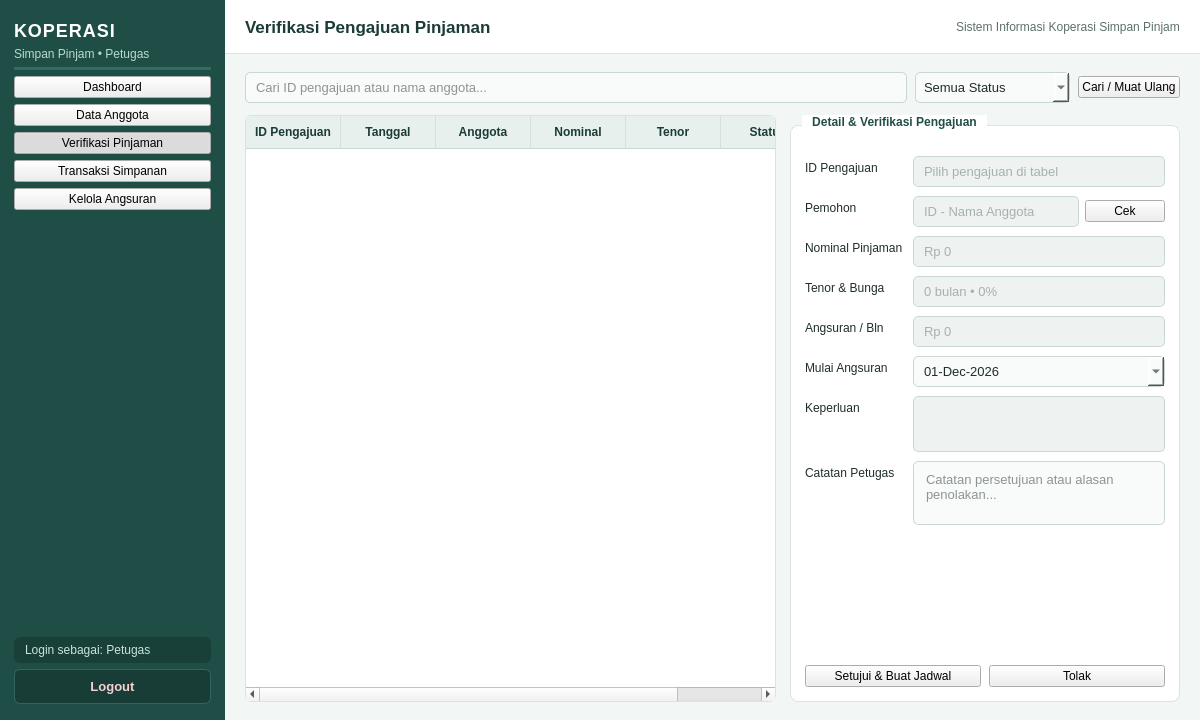
<?xml version="1.0" encoding="UTF-8"?>
<ui version="4.0">
 <class>PetugasVerifikasiPinjamanWindow</class>
 <widget class="QMainWindow" name="PetugasVerifikasiPinjamanWindow">
  <property name="geometry">
   <rect>
    <x>0</x>
    <y>0</y>
    <width>1200</width>
    <height>720</height>
   </rect>
  </property>
  <property name="minimumSize">
   <size>
    <width>1024</width>
    <height>640</height>
   </size>
  </property>
  <property name="windowTitle">
   <string>Sistem Informasi Koperasi Simpan Pinjam - Verifikasi Pinjaman</string>
  </property>
  <property name="styleSheet">
   <string notr="true">QMainWindow, QWidget#centralwidget {
    background-color: #F2F6F5;
    font-family: "Segoe UI", "Helvetica Neue", Arial, sans-serif;
    color: #1E2D2B;
    font-size: 13px;
}

/* Sidebar */
QFrame#frameSidebar {
    background-color: #1F4E46;
    border: none;
}

QLabel#lblAppTitle {
    color: #FFFFFF;
    font-size: 18px;
    font-weight: bold;
    letter-spacing: 1px;
}

QLabel#lblAppSubtitle {
    color: #B8DAD2;
    font-size: 12px;
}

QLabel#lblUserInfo {
    color: #CBE2DC;
    font-size: 12px;
    padding: 6px 8px;
    background-color: #193F39;
    border-radius: 6px;
}

QPushButton[navButton="true"] {
    background-color: transparent;
    color: #E2F0EC;
    border: none;
    border-radius: 6px;
    text-align: left;
    padding: 10px 14px;
    font-size: 13px;
    font-weight: 500;
}

QPushButton[navButton="true"]:hover {
    background-color: #296359;
    color: #FFFFFF;
}

QPushButton[navButton="true"]:checked {
    background-color: #2E7D6F;
    color: #FFFFFF;
    font-weight: bold;
    border-left: 4px solid #A7E3D4;
}

QPushButton#btnLogout {
    background-color: #183D37;
    color: #F5D0D0;
    border: 1px solid #30665D;
    border-radius: 6px;
    padding: 9px 14px;
    font-size: 13px;
    font-weight: bold;
}

QPushButton#btnLogout:hover {
    background-color: #991B1B;
    color: #FFFFFF;
    border-color: #991B1B;
}

/* Header Bar */
QFrame#frameHeader {
    background-color: #FFFFFF;
    border-bottom: 1px solid #D9E4E1;
}

QLabel#lblPageTitle {
    color: #1B3B36;
    font-size: 17px;
    font-weight: bold;
}

QLabel#lblHeaderInfo {
    color: #5C706C;
    font-size: 12px;
}

/* Cards &amp; GroupBoxes */
QFrame[statCard="true"] {
    background-color: #FFFFFF;
    border: 1px solid #D9E4E1;
    border-top: 3px solid #266D61;
    border-radius: 8px;
}

QLabel[statTitle="true"] {
    color: #5C706C;
    font-size: 12px;
    font-weight: bold;
}

QLabel[statValue="true"] {
    color: #1B3B36;
    font-size: 20px;
    font-weight: bold;
}

QGroupBox {
    background-color: #FFFFFF;
    border: 1px solid #D9E4E1;
    border-radius: 8px;
    margin-top: 10px;
    padding-top: 14px;
    font-weight: bold;
    color: #1B3B36;
}

QGroupBox::title {
    subcontrol-origin: margin;
    left: 12px;
    padding: 0 6px;
    background-color: #FFFFFF;
    color: #1F4E46;
}

QLabel {
    color: #1E2D2B;
}

/* Inputs */
QLineEdit, QComboBox, QDateEdit, QSpinBox, QDoubleSpinBox, QPlainTextEdit {
    background-color: #F9FBFA;
    border: 1px solid #C8D7D3;
    border-radius: 5px;
    padding: 6px 8px;
    color: #1E2D2B;
    font-size: 13px;
}

QLineEdit:focus, QComboBox:focus, QDateEdit:focus, QSpinBox:focus, QDoubleSpinBox:focus, QPlainTextEdit:focus {
    border: 1px solid #2A7B6F;
    background-color: #FFFFFF;
}

QLineEdit:read-only, QPlainTextEdit:read-only {
    background-color: #EEF3F1;
    color: #5C706C;
}

/* Tables */
QTableWidget {
    background-color: #FFFFFF;
    alternate-background-color: #F6FAF8;
    border: 1px solid #D9E4E1;
    border-radius: 6px;
    gridline-color: #E6EEEC;
    selection-background-color: #D2EBE5;
    selection-color: #14332E;
}

QHeaderView::section {
    background-color: #E7F0ED;
    color: #1B3B36;
    padding: 7px 8px;
    border: none;
    border-right: 1px solid #D3E0DC;
    border-bottom: 1px solid #C8D7D3;
    font-weight: bold;
    font-size: 12px;
}

/* Action Buttons */
QPushButton[btnType="primary"] {
    background-color: #266D61;
    color: #FFFFFF;
    border: none;
    border-radius: 5px;
    padding: 7px 14px;
    font-weight: bold;
}

QPushButton[btnType="primary"]:hover {
    background-color: #1F5B51;
}

QPushButton[btnType="secondary"] {
    background-color: #2A6F8E;
    color: #FFFFFF;
    border: none;
    border-radius: 5px;
    padding: 7px 14px;
    font-weight: bold;
}

QPushButton[btnType="secondary"]:hover {
    background-color: #215973;
}

QPushButton[btnType="danger"] {
    background-color: #C24141;
    color: #FFFFFF;
    border: none;
    border-radius: 5px;
    padding: 7px 14px;
    font-weight: bold;
}

QPushButton[btnType="danger"]:hover {
    background-color: #9E3030;
}

QPushButton[btnType="neutral"] {
    background-color: #EDF3F1;
    color: #2B423E;
    border: 1px solid #C8D7D3;
    border-radius: 5px;
    padding: 7px 14px;
}

QPushButton[btnType="neutral"]:hover {
    background-color: #DFEAE6;
}</string>
  </property>
  <widget class="QWidget" name="centralwidget">
   <layout class="QHBoxLayout" name="layoutRoot">
    <property name="spacing">
     <number>0</number>
    </property>
    <property name="leftMargin">
     <number>0</number>
    </property>
    <property name="topMargin">
     <number>0</number>
    </property>
    <property name="rightMargin">
     <number>0</number>
    </property>
    <property name="bottomMargin">
     <number>0</number>
    </property>
    <item>
     <widget class="QFrame" name="frameSidebar">
      <property name="minimumSize">
       <size>
        <width>225</width>
        <height>0</height>
       </size>
      </property>
      <property name="maximumSize">
       <size>
        <width>225</width>
        <height>16777215</height>
       </size>
      </property>
      <property name="frameShape">
       <enum>QFrame::NoFrame</enum>
      </property>
      <layout class="QVBoxLayout" name="layoutSidebar">
       <property name="spacing">
        <number>6</number>
       </property>
       <property name="leftMargin">
        <number>14</number>
       </property>
       <property name="topMargin">
        <number>20</number>
       </property>
       <property name="rightMargin">
        <number>14</number>
       </property>
       <property name="bottomMargin">
        <number>16</number>
       </property>
       <item>
        <widget class="QLabel" name="lblAppTitle">
         <property name="text">
          <string>KOPERASI</string>
         </property>
        </widget>
       </item>
       <item>
        <widget class="QLabel" name="lblAppSubtitle">
         <property name="text">
          <string>Simpan Pinjam • Petugas</string>
         </property>
        </widget>
       </item>
       <item>
        <widget class="Line" name="lineSidebarTop">
         <property name="styleSheet">
          <string notr="true">background-color: #346B61; max-height: 1px; border: none; margin-top: 6px; margin-bottom: 8px;</string>
         </property>
         <property name="orientation">
          <enum>Qt::Horizontal</enum>
         </property>
        </widget>
       </item>
       <item>
        <widget class="QPushButton" name="btnNavDashboard">
         <property name="text">
          <string>Dashboard</string>
         </property>
         <property name="checkable">
          <bool>true</bool>
         </property>
         <property name="autoExclusive">
          <bool>true</bool>
         </property>
         <property name="navButton" stdset="0">
          <bool>true</bool>
         </property>
        </widget>
       </item>
       <item>
        <widget class="QPushButton" name="btnNavAnggota">
         <property name="text">
          <string>Data Anggota</string>
         </property>
         <property name="checkable">
          <bool>true</bool>
         </property>
         <property name="autoExclusive">
          <bool>true</bool>
         </property>
         <property name="navButton" stdset="0">
          <bool>true</bool>
         </property>
        </widget>
       </item>
       <item>
        <widget class="QPushButton" name="btnNavVerifikasi">
         <property name="text">
          <string>Verifikasi Pinjaman</string>
         </property>
         <property name="checkable">
          <bool>true</bool>
         </property>
         <property name="checked">
          <bool>true</bool>
         </property>
         <property name="autoExclusive">
          <bool>true</bool>
         </property>
         <property name="navButton" stdset="0">
          <bool>true</bool>
         </property>
        </widget>
       </item>
       <item>
        <widget class="QPushButton" name="btnNavSimpanan">
         <property name="text">
          <string>Transaksi Simpanan</string>
         </property>
         <property name="checkable">
          <bool>true</bool>
         </property>
         <property name="autoExclusive">
          <bool>true</bool>
         </property>
         <property name="navButton" stdset="0">
          <bool>true</bool>
         </property>
        </widget>
       </item>
       <item>
        <widget class="QPushButton" name="btnNavAngsuran">
         <property name="text">
          <string>Kelola Angsuran</string>
         </property>
         <property name="checkable">
          <bool>true</bool>
         </property>
         <property name="autoExclusive">
          <bool>true</bool>
         </property>
         <property name="navButton" stdset="0">
          <bool>true</bool>
         </property>
        </widget>
       </item>
       <item>
        <spacer name="spacerSidebar">
         <property name="orientation">
          <enum>Qt::Vertical</enum>
         </property>
         <property name="sizeHint" stdset="0">
          <size>
           <width>20</width>
           <height>40</height>
          </size>
         </property>
        </spacer>
       </item>
       <item>
        <widget class="QLabel" name="lblUserInfo">
         <property name="text">
          <string>Login sebagai: Petugas</string>
         </property>
        </widget>
       </item>
       <item>
        <widget class="QPushButton" name="btnLogout">
         <property name="text">
          <string>Logout</string>
         </property>
        </widget>
       </item>
      </layout>
     </widget>
    </item>
    <item>
     <layout class="QVBoxLayout" name="layoutContent">
      <property name="spacing">
       <number>0</number>
      </property>
      <item>
       <widget class="QFrame" name="frameHeader">
        <property name="minimumSize">
         <size>
          <width>0</width>
          <height>54</height>
         </size>
        </property>
        <property name="maximumSize">
         <size>
          <width>16777215</width>
          <height>54</height>
         </size>
        </property>
        <property name="frameShape">
         <enum>QFrame::NoFrame</enum>
        </property>
        <layout class="QHBoxLayout" name="layoutHeader">
         <property name="leftMargin">
          <number>20</number>
         </property>
         <property name="rightMargin">
          <number>20</number>
         </property>
         <item>
          <widget class="QLabel" name="lblPageTitle">
           <property name="text">
            <string>Verifikasi Pengajuan Pinjaman</string>
           </property>
          </widget>
         </item>
         <item>
          <spacer name="spacerHeader">
           <property name="orientation">
            <enum>Qt::Horizontal</enum>
           </property>
           <property name="sizeHint" stdset="0">
            <size>
             <width>40</width>
             <height>20</height>
            </size>
           </property>
          </spacer>
         </item>
         <item>
          <widget class="QLabel" name="lblHeaderInfo">
           <property name="text">
            <string>Sistem Informasi Koperasi Simpan Pinjam</string>
           </property>
          </widget>
         </item>
        </layout>
       </widget>
      </item>
      <item>
        <!-- PAGE 2: VERIFIKASI PENGAJUAN PINJAMAN -->
        <widget class="QWidget" name="pageVerifikasiPinjaman">
         <layout class="QVBoxLayout" name="layoutVerifikasi">
          <property name="spacing">
           <number>12</number>
          </property>
          <property name="leftMargin">
           <number>20</number>
          </property>
          <property name="topMargin">
           <number>18</number>
          </property>
          <property name="rightMargin">
           <number>20</number>
          </property>
          <property name="bottomMargin">
           <number>18</number>
          </property>
          <item>
           <layout class="QHBoxLayout" name="layoutVerifToolbar">
            <property name="spacing">
             <number>8</number>
            </property>
            <item>
             <widget class="QLineEdit" name="txtCariPengajuan">
              <property name="placeholderText">
               <string>Cari ID pengajuan atau nama anggota...</string>
              </property>
             </widget>
            </item>
            <item>
             <widget class="QComboBox" name="cmbFilterStatusPengajuan">
              <property name="minimumSize">
               <size>
                <width>155</width>
                <height>0</height>
               </size>
              </property>
              <item>
               <property name="text">
                <string>Semua Status</string>
               </property>
              </item>
              <item>
               <property name="text">
                <string>Menunggu</string>
               </property>
              </item>
              <item>
               <property name="text">
                <string>Disetujui</string>
               </property>
              </item>
              <item>
               <property name="text">
                <string>Ditolak</string>
               </property>
              </item>
             </widget>
            </item>
            <item>
             <widget class="QPushButton" name="btnRefreshPengajuan">
              <property name="text">
               <string>Cari / Muat Ulang</string>
              </property>
              <property name="btnType" stdset="0">
               <string>neutral</string>
              </property>
             </widget>
            </item>
           </layout>
          </item>
          <item>
           <layout class="QHBoxLayout" name="layoutVerifBody">
            <property name="spacing">
             <number>14</number>
            </property>
            <item>
             <widget class="QTableWidget" name="tblPengajuan">
              <property name="editTriggers">
               <set>QAbstractItemView::NoEditTriggers</set>
              </property>
              <property name="alternatingRowColors">
               <bool>true</bool>
              </property>
              <property name="selectionMode">
               <enum>QAbstractItemView::SingleSelection</enum>
              </property>
              <property name="selectionBehavior">
               <enum>QAbstractItemView::SelectRows</enum>
              </property>
              <attribute name="horizontalHeaderDefaultSectionSize">
               <number>95</number>
              </attribute>
              <attribute name="horizontalHeaderStretchLastSection">
               <bool>true</bool>
              </attribute>
              <column>
               <property name="text">
                <string>ID Pengajuan</string>
               </property>
              </column>
              <column>
               <property name="text">
                <string>Tanggal</string>
               </property>
              </column>
              <column>
               <property name="text">
                <string>Anggota</string>
               </property>
              </column>
              <column>
               <property name="text">
                <string>Nominal</string>
               </property>
              </column>
              <column>
               <property name="text">
                <string>Tenor</string>
               </property>
              </column>
              <column>
               <property name="text">
                <string>Status</string>
               </property>
              </column>
             </widget>
            </item>
            <item>
             <widget class="QGroupBox" name="grpDetailPengajuan">
              <property name="minimumSize">
               <size>
                <width>360</width>
                <height>0</height>
               </size>
              </property>
              <property name="maximumSize">
               <size>
                <width>390</width>
                <height>16777215</height>
               </size>
              </property>
              <property name="title">
               <string>Detail &amp;&amp; Verifikasi Pengajuan</string>
              </property>
              <layout class="QVBoxLayout" name="layoutFormVerifWrap">
               <property name="spacing">
                <number>10</number>
               </property>
               <property name="leftMargin">
                <number>14</number>
               </property>
               <property name="topMargin">
                <number>16</number>
               </property>
               <property name="rightMargin">
                <number>14</number>
               </property>
               <property name="bottomMargin">
                <number>14</number>
               </property>
               <item>
                <layout class="QFormLayout" name="formVerifikasi">
                 <property name="verticalSpacing">
                  <number>9</number>
                 </property>
                 <item row="0" column="0">
                  <widget class="QLabel" name="lblVerifId">
                   <property name="text">
                    <string>ID Pengajuan</string>
                   </property>
                  </widget>
                 </item>
                 <item row="0" column="1">
                  <widget class="QLineEdit" name="txtVerifIdPengajuan">
                   <property name="readOnly">
                    <bool>true</bool>
                   </property>
                   <property name="placeholderText">
                    <string>Pilih pengajuan di tabel</string>
                   </property>
                  </widget>
                 </item>
                 <item row="1" column="0">
                  <widget class="QLabel" name="lblVerifAnggota">
                   <property name="text">
                    <string>Pemohon</string>
                   </property>
                  </widget>
                 </item>
                 <item row="1" column="1">
                  <layout class="QHBoxLayout" name="layoutVerifAnggota">
                   <property name="spacing">
                    <number>6</number>
                   </property>
                   <item>
                    <widget class="QLineEdit" name="txtVerifAnggota">
                     <property name="readOnly">
                      <bool>true</bool>
                     </property>
                     <property name="placeholderText">
                      <string>ID - Nama Anggota</string>
                     </property>
                    </widget>
                   </item>
                   <item>
                    <widget class="QPushButton" name="btnLihatDataAnggota">
                     <property name="text">
                      <string>Cek</string>
                     </property>
                     <property name="btnType" stdset="0">
                      <string>secondary</string>
                     </property>
                    </widget>
                   </item>
                  </layout>
                 </item>
                 <item row="2" column="0">
                  <widget class="QLabel" name="lblVerifNominal">
                   <property name="text">
                    <string>Nominal Pinjaman</string>
                   </property>
                  </widget>
                 </item>
                 <item row="2" column="1">
                  <widget class="QLineEdit" name="txtVerifNominal">
                   <property name="readOnly">
                    <bool>true</bool>
                   </property>
                   <property name="placeholderText">
                    <string>Rp 0</string>
                   </property>
                  </widget>
                 </item>
                 <item row="3" column="0">
                  <widget class="QLabel" name="lblVerifTenor">
                   <property name="text">
                    <string>Tenor &amp; Bunga</string>
                   </property>
                  </widget>
                 </item>
                 <item row="3" column="1">
                  <widget class="QLineEdit" name="txtVerifTenor">
                   <property name="readOnly">
                    <bool>true</bool>
                   </property>
                   <property name="placeholderText">
                    <string>0 bulan • 0%</string>
                   </property>
                  </widget>
                 </item>
                 <item row="4" column="0">
                  <widget class="QLabel" name="lblVerifEst">
                   <property name="text">
                    <string>Angsuran / Bln</string>
                   </property>
                  </widget>
                 </item>
                 <item row="4" column="1">
                  <widget class="QLineEdit" name="txtVerifAngsuranEst">
                   <property name="readOnly">
                    <bool>true</bool>
                   </property>
                   <property name="placeholderText">
                    <string>Rp 0</string>
                   </property>
                  </widget>
                 </item>
                 <item row="5" column="0">
                  <widget class="QLabel" name="lblVerifMulai">
                   <property name="text">
                    <string>Mulai Angsuran</string>
                   </property>
                  </widget>
                 </item>
                 <item row="5" column="1">
                  <widget class="QDateEdit" name="dateMulaiAngsuran">
                   <property name="date">
                    <date>
                     <year>2026</year>
                     <month>12</month>
                     <day>1</day>
                    </date>
                   </property>
                   <property name="displayFormat">
                    <string>dd-MMM-yyyy</string>
                   </property>
                   <property name="calendarPopup">
                    <bool>true</bool>
                   </property>
                  </widget>
                 </item>
                 <item row="6" column="0">
                  <widget class="QLabel" name="lblVerifKeperluan">
                   <property name="text">
                    <string>Keperluan</string>
                   </property>
                  </widget>
                 </item>
                 <item row="6" column="1">
                  <widget class="QPlainTextEdit" name="txtVerifKeperluan">
                   <property name="maximumSize">
                    <size>
                     <width>16777215</width>
                     <height>56</height>
                    </size>
                   </property>
                   <property name="readOnly">
                    <bool>true</bool>
                   </property>
                  </widget>
                 </item>
                 <item row="7" column="0">
                  <widget class="QLabel" name="lblVerifCatatan">
                   <property name="text">
                    <string>Catatan Petugas</string>
                   </property>
                  </widget>
                 </item>
                 <item row="7" column="1">
                  <widget class="QPlainTextEdit" name="txtVerifCatatan">
                   <property name="maximumSize">
                    <size>
                     <width>16777215</width>
                     <height>64</height>
                    </size>
                   </property>
                   <property name="placeholderText">
                    <string>Catatan persetujuan atau alasan penolakan...</string>
                   </property>
                  </widget>
                 </item>
                </layout>
               </item>
               <item>
                <spacer name="spacerFormVerif">
                 <property name="orientation">
                  <enum>Qt::Vertical</enum>
                 </property>
                 <property name="sizeHint" stdset="0">
                  <size>
                   <width>20</width>
                   <height>10</height>
                  </size>
                 </property>
                </spacer>
               </item>
               <item>
                <layout class="QHBoxLayout" name="layoutVerifButtons">
                 <property name="spacing">
                  <number>8</number>
                 </property>
                 <item>
                  <widget class="QPushButton" name="btnSetujuiPinjaman">
                   <property name="text">
                    <string>Setujui &amp;&amp; Buat Jadwal</string>
                   </property>
                   <property name="btnType" stdset="0">
                    <string>primary</string>
                   </property>
                  </widget>
                 </item>
                 <item>
                  <widget class="QPushButton" name="btnTolakPinjaman">
                   <property name="text">
                    <string>Tolak</string>
                   </property>
                   <property name="btnType" stdset="0">
                    <string>danger</string>
                   </property>
                  </widget>
                 </item>
                </layout>
               </item>
              </layout>
             </widget>
            </item>
           </layout>
          </item>
         </layout>
        </widget>
      </item>
     </layout>
    </item>
   </layout>
  </widget>
 </widget>
 <resources/>
 <connections/>
</ui>
